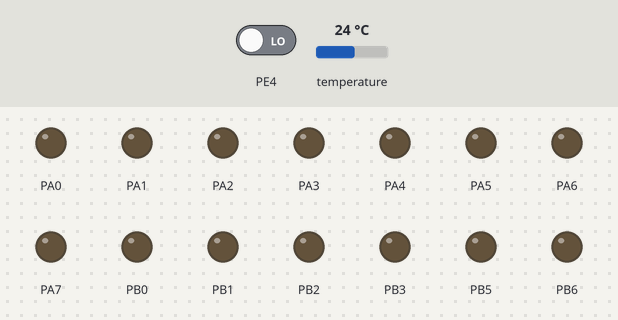
Recording of a program running on a simulated ATmega2560, built with avr-gcc and emulated at 16 MHz. Parts: output pins drawn as LEDs (lit = HIGH). Wiring (inferred from the names in the program): LM75 temperature sensor at I2C address 0x48. The test bench sets the inputs (shaded band); at power-on: temperature 24 °C, PE4 LOW.

Above: at 1.2 s.
1.3 s: temperature set to 24.8 °C
At 3.2 s:
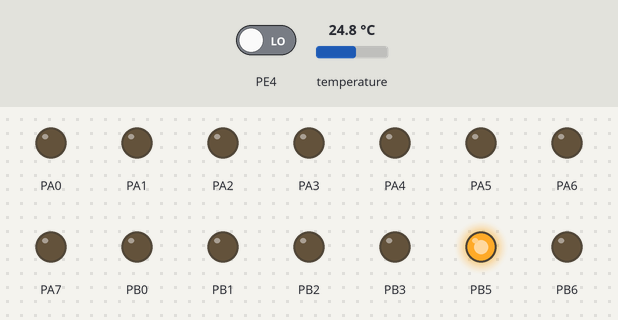
3.5 s: PE4 driven HIGH
At 4.5 s:
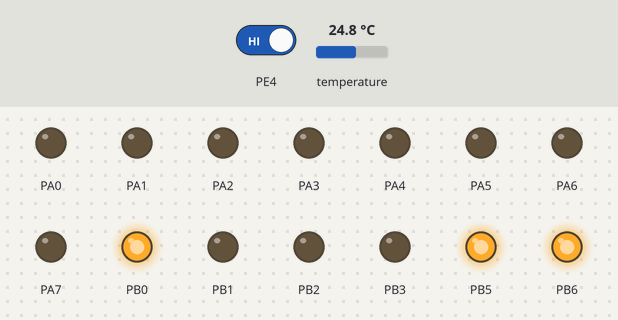
5.0 s: temperature set to 24.1 °C
6.5 s: temperature set to 23.3 °C
At 8.4 s:
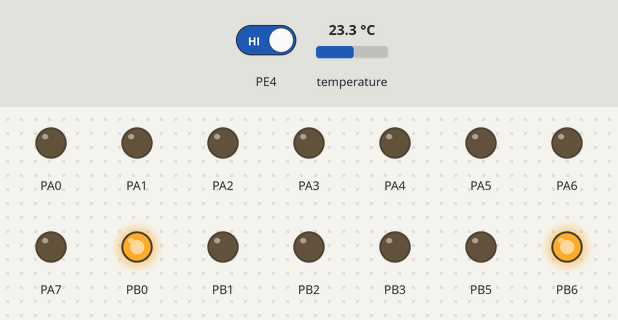
Timing chart, 0 to 9.9 s (numbered marks = the images above; inputs shaded):
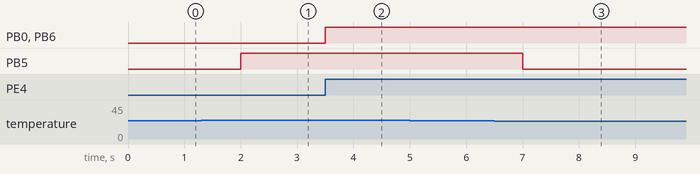

Measured:
- the behaviour switches between 24.2 and 24.3 °C on temperature (found by bisection; images 0 and 1)
- the behaviour switches between 23.8 and 23.7 °C on temperature (found by bisection; images 2 and 3)
- after the input at 1.3 s, PB5: LOW → HIGH after 0.70 s
- after the input at 3.5 s, PB0, PB6: LOW → HIGH at once
- after the input at 5.0 s, every drawn part: stays the same
- after the input at 6.5 s, PB5: HIGH → LOW after 0.50 s

The program:

main.cpp
```cpp
/*
 * X10Controller.cpp
 *
 * Created: 11/1/2023 10:37:57 AM
 * Author : esben
 */

#define F_CPU 16000000
#include <avr/io.h>
#include <avr/interrupt.h>
#include <util/delay.h>
#include "SystemController.h"

uint8_t Transmitter::m_CodeIndex;
uint8_t Transmitter::m_SendCode[10];
bool Transmitter::m_ZeroCrossFlag;
SystemController systemcontroller(9600);

ISR(INT4_vect);
ISR(USART0_RX_vect);

int main()
{
	bool tempHandle = false;
	float hysterese = 0.5f;
	sei();


	while (1)
	{
		systemcontroller.loadTemp();

		if(systemcontroller.getTemp() >= systemcontroller.getTempThreshold() + hysterese && !tempHandle)
		{
			tempHandle = true;
			systemcontroller.getTransmitter()->sendCode(1);
			systemcontroller.getTransmitter()->setZeroCrossFlag();
			turnOnLED(5);
		}

		else if (systemcontroller.getTemp() <= systemcontroller.getTempThreshold() - hysterese && tempHandle)
		{
			tempHandle = false;
			systemcontroller.getTransmitter()->sendCode(0);
			systemcontroller.getTransmitter()->setZeroCrossFlag();
			turnOffLED(5);
		}

		_delay_ms(1000);


		// --- TEST CODE ----
		// ------------------
		//tempHandle = true;
		//systemcontroller.GetTransmitter().SendCode(1);
		//systemcontroller.GetTransmitter().SetZeroCrossFlag();
		//turnOnLED(5);
		//_delay_ms(1500);
		//tempHandle = false;
		//systemcontroller.GetTransmitter().SendCode(0);
		//systemcontroller.GetTransmitter().SetZeroCrossFlag();
		//turnOffLED(5);
		//_delay_ms(1500);

	}
}

ISR(INT4_vect)
{
	toggleLED(6);

	if (systemcontroller.getTransmitter()->readyToRecieve())
	{
		systemcontroller.getTransmitter()->disableZeroCrossFlag();
		systemcontroller.getTransmitter()->zeroCrossInterrupt();
	}
}

ISR(USART0_RX_vect)
{
	char c = readChar();

	systemcontroller.handleInput(c);
}
```

SystemController.cpp
```cpp
/*
 * SystemController.cpp
 *
 * Created: 11/1/2023 12:15:30 PM
 *  Author: esben
 */

#include "SystemController.h"

void SystemController::readString(uint8_t maxLength)
{
	/*
	Læser en modtaget string via UART til bufferen
	*/
	clearBuffer();

	while (!charReady()){}

	uint8_t i = 0;

	while (i < maxLength - 1)
	{
		char receivedChar = readChar();

		if (receivedChar == '\n' || receivedChar == '\r')
		{
			break;  // Går ud af loopet hvis der er modtaget newline eller return char
		}
		m_Buffer[i] = receivedChar;
		i++;
	}

	m_Buffer[i] = '\0'; // Afslutter med null-termination char

}

void SystemController::clearBuffer()
{
	/*
	Denne funktion clearer bufferen til ene af nulls
	*/
	 for (uint8_t i = 0; i < 10; i++)
	 {
		 m_Buffer[i] = '\0';
	 }
}

float SystemController::convertBufferToFloat()
{
	/*
	Konverterer dataen i bufferen til en float
	*/
	return atof(m_Buffer);
}

void SystemController::loadTemp()
{
	/*
	Læser temperaturen fra LM75 sensoren til m_Temperature
	*/
	m_Temperature = LM75_temperature(0) / 2.0f;
}

void SystemController::sendTemp()
{
	/*
	Sender den nuværende temperatur til UserInterfacet
	*/
	loadFloatToBuffer(m_Temperature);

	sendString(m_Buffer);
}

void SystemController::sendTempThreshold()
{
	/*
	Sender den nuværende terskelværdi på temperaturen til UserInterfacet
	*/
	loadFloatToBuffer(m_TempThreshold);

	sendString(m_Buffer);
}

void SystemController::sendError()
{
	/*
	Sender en fejlbesked
	*/
	sendString("LOCKED!!!!");
}

void SystemController::loadFloatToBuffer(float f)
{
	/*
	Læser en float in i bufferen som en string/const char*
	*/
	clearBuffer();

	int intPart = (int)f;
	int decimalPart = (int)((f - intPart) * 10);

	snprintf(m_Buffer,sizeof(m_Buffer),"%d.%d",intPart,decimalPart);
}

bool SystemController::codeLockCorrect()
{
	/*
	Tjekker om der er logisk HIGH på den pin
	der tjekker om kodelåsen er låst op.
	*/
	if (PINA & (1 << PINA0) == 1)
		return true;
	return false;
}

void SystemController::handleInput(char c)
{
	/*
	Håndterer den modtagne kommando fra UserInterfacet.
	Tjekker desuden om kodelåsen er indstillet korrekt, og
	sender en fejlmeddelelse hvis dette er tilfældet.
	*/

	if(codeLockCorrect())
	{
		switch (c)
		{
			case '1':
				loadTemp();
				//toggleLED(0); // Til debugging
				sendTemp();
				break;
			case '2':
				//toggleLED(1); // Til debugging
				readString(10);
				m_TempThreshold = convertBufferToFloat();
				sendTempThreshold();
				break;
			case '3':
				//toggleLED(2); // Til debugging
				sendTempThreshold();
				break;
			default:
				break;
		}
	}
	else
	{
		sendError();
	}
}
```

SystemController.h
```cpp
/*
 * SystemController.cpp
 *
 * Created: 11/1/2023 10:59:13 AM
 *  Author: esben
 */

#ifndef X10CONTROLLER
#define X10CONTROLLER

#include <string.h>
#include <stdio.h>
#include <stdlib.h>
#include <avr/io.h>
#include <avr/interrupt.h>

#include "uart.h"
#include "led.h"
#include "switch.h"
#include "lm751.h"
#include "Transmitter.h"

class SystemController
{
public:
	SystemController(int baud, int databit = 8, int rx_int = 1)
	{
		LM75_init(); // init temperatursensor på Arduino Shield
		initSwitchPort(); // Switch port til test
		initLEDport(); // LED'er til debugging

		DDRA = 0xFF;

		initUART(baud, databit, rx_int); // Initialize UART: Baud = 9600, 8 data bits

		m_Temperature = LM75_temperature(0) / 2.0f;
		m_TempThreshold = 24.0f;

		m_Transmitter = Transmitter();
		m_Transmitter.setup();
	}

	void handleInput(char c);

	void readString(uint8_t maxLength);

	void loadTemp();
	float getTemp() const { return m_Temperature; }
	float getTempThreshold() const { return m_TempThreshold; }
	void sendTemp();
	void sendTempThreshold();
	void sendError();
	bool codeLockCorrect();

	char* getBuffer() { return m_Buffer; }
	float convertBufferToFloat();
	void loadFloatToBuffer(float f);
	void clearBuffer();

	Transmitter* getTransmitter() { return &m_Transmitter; }
private:
	float m_Temperature;
	float m_TempThreshold;

	char m_Buffer[10];

	Transmitter m_Transmitter;
};

#endif
```

Transmitter.cpp
```cpp
/*
 * Transmitter.cpp
 *
 * Created: 15-11-2023 14:05:07
 *  Author: linev
 */

#include "Transmitter.h"


void Transmitter::setup()
 {
	 /*
	 Denne funktion instiller alle de nødvændige porte Transmitteren skal bruge.
	 Initierer desuden startkoden til de rigtige værdier.
	 */

	DDRE = 0; // Port E til inputs til zero cross detection.

	// Pin4 på Port H til burst output. Tændes først i GenerateBurst funktionen.
	PORTH |= (1<<PINH4);

	// Disable external interrupt lige for nu
	EIMSK = 0;
	EICRA = 0b00000000;
	EICRB = 0b00000011; // INT4/ZeroCross trigger på rising edge

	EIMSK = 0b00010000; // Tænd for INT4

	m_CodeIndex = 0;

	m_ZeroCrossFlag = false;

	m_SendCode[0] = 1;
	m_SendCode[1] = 0;
	m_SendCode[2] = 1;
	m_SendCode[3] = 0;
	m_SendCode[4] = 1;
	m_SendCode[5] = 0;
	m_SendCode[6] = 0;
	m_SendCode[7] = 1;
	m_SendCode[8] = 0;
	m_SendCode[9] = 0;
}

void Transmitter::zeroCrossInterrupt()
{
	/*
	Denne funktion bliver kaldt på et ZeroCross interrupt på INT4.
	*/

	if(m_SendCode[m_CodeIndex])
	{
		 generateBurst();
	}
	toggleLED((m_CodeIndex/2) % 5);
	m_CodeIndex++;
	m_ZeroCrossFlag = true;

	if (m_CodeIndex >= 10)
	{
		if (m_SendCode[8])
			turnOnLED(7);
		else
			turnOffLED(7);

		m_ZeroCrossFlag = false; // Disable zerocross interrupt flag
		m_CodeIndex = 0;
	}
}


void Transmitter::generateBurst() const
{
	/*
	Genererer et squarewave signal på 120kHz på Port H Pin4.
	*/

	DDRH = 0xFF; //Port H til timer 4 output
	OCR4A = 65;
	// Init af timer 4
	TCCR4A = 0b00010000;
	TCCR4B = 0b00001001;
	timerDelay(1); // 1ms standard i x10 protokollen
	TCCR4B = 0b00001000;

	DDRH = 0; // Sluk for port H
}

void Transmitter::setZeroCrossFlag()
{
	m_ZeroCrossFlag = true;
}

void Transmitter::disableZeroCrossFlag()
{
	m_ZeroCrossFlag = false;
}


void Transmitter::sendCode(uint8_t command)
{
	/*
	Indstiller de sidste to bit m_SendCode til de rigtige værdier, afhængigt af input.
	*/
	if (command)
	{
		// Indstil m_SendCode til at åbne vinduet
		m_SendCode[8] = 1;
		m_SendCode[9] = 0;
	}
	else
	{
		// Indstil m_SendCode til at lukke vinduet
		m_SendCode[8] = 0;
		m_SendCode[9] = 1;
	}
}

void Transmitter::timerDelay(float ms) const
{
	/*
	Delay funktion der tager et antal millisekunder som input, og
	genererer et delay af den længde på en Mega2560 timer.
	*/

	ms = ms > 32.0f ? 32.0f : ms; // 32ms er maks for timeren
	ms /= 1000.0f;
	TCNT5 = (int)(65536.0f - ms*16000000.0f/8.0f); // load rigtigt tal i timeren

	// init timer med 8 prescaler og start den
	TCCR5A = 0b00000000;
	TCCR5B = 0b00000010;

	while ((TIFR5 & (1<<0)) == 0) { /* bliv her indtil timeren er nul */ }

	TCCR5B = 0; // stop counteren
	TIFR5 = 1; // nulstil overflow flag
}
```

Transmitter.h
```cpp
/*
 * Transmitter.h
 *
 * Created: 15-11-2023 14:05:31
 *  Author: linev
 */

#ifndef X10TRANSMITTER
#define X10TRANSMITTER

#define F_CPU 16000000
#include <string.h>
#include <stdio.h>
#include <stdlib.h>
#include <avr/io.h>
#include <avr/interrupt.h>
#include <util/delay.h>
#include "led.h"
#include "uart.h"

class Transmitter
{
public:
	Transmitter(){}

	void setup();
	void sendCode(uint8_t);
	void generateBurst() const;
	void zeroCrossInterrupt();
	void setZeroCrossFlag();
	void disableZeroCrossFlag();
	bool readyToRecieve() const { return m_ZeroCrossFlag; }

	void timerDelay(float ms) const;

private:
	static uint8_t m_CodeIndex;
	static uint8_t m_SendCode[10];

	static bool m_ZeroCrossFlag;
};

#endif
```

i2c.cpp
```cpp
/************************************************
* "I2C.c":                                      *
* Implementation file for Mega2560 I2C driver.  *
* Also compatible with Mega16/Mega32.           *
*                                               *
* Henning Hargaard, 13/11 2015                  *
*************************************************/
#include <avr/io.h>

void i2c_init()
{
  // TWI prescaler = 1 (same as default)
  TWSR = 0;
  // LM75 clock has be to be lower than 400 kHz (according to LM75 data sheet)
  // We choose 2-wire clock ~ 216 kHz (when fCPU = 16 MHz)
  // The TWBR must be at least 10 in master mode (AVR data book)
  // SCL frequency = fCPU / (16 + 2*TWBR*1), when prescaler = 1
  TWBR = 29;
}

void i2c_start()
{
  TWCR = (1<<TWINT) | (1<<TWSTA) | (1<<TWEN);
  while ((TWCR & (1<<TWINT)) == 0)
  {}
}

void i2c_write(unsigned char data)
{
  TWDR = data;
  TWCR = (1<<TWINT) | (1<<TWEN);
  while ((TWCR & (1<<TWINT)) == 0)
  {}
}

unsigned char i2c_read (unsigned char isLast)
{
  // If this is not the last byte to read
  if (isLast == 0)
    TWCR = (1<<TWINT) | (1<<TWEN) | (1<<TWEA);
  // If this is the last byte to read
  else
    TWCR = (1<<TWINT) | (1<<TWEN);
  while ((TWCR & (1<<TWINT)) == 0)
  {}
  return TWDR;
}

void i2c_stop()
{
  TWCR = (1<<TWINT) | (1<<TWEN) | (1<<TWSTO);
}
```

i2c.h
```cpp
/****************************************
* "I2C.h":                              *
* Header file for Mega2560 I2C driver.  *
* Also compatible with Mega16/Mega32.   *
*                                       *
* Henning Hargaard, 13/11 2015          *
*****************************************/
void i2c_init();
void i2c_start();
void i2c_write(unsigned char data);
unsigned char i2c_read (unsigned char isLast);
void i2c_stop();
/****************************************/
```

led.cpp
```cpp
/*************************************************
* "LED.C"                                        *
* Implementation file for "Mega2560 LED driver"  *
* Henning Hargaard, 22/9 2015                    *
**************************************************/
#include <avr/io.h>
#define MAX_LED_NR 7

void initLEDport()
{
	// portb til udgang
	DDRB = 0xFF;
	// sluk alle led'er
	PORTB = 0;
}

void writeAllLEDs(unsigned char pattern)
{
  // Hent parameteren og skriv til lysdioderne
  PORTB = pattern;
}

void turnOnLED(unsigned char led_nr)
{
	// Lokal variabel
	unsigned char mask;
	// Vi skal kun lave noget, hvis led_nr < 8
	if (led_nr <= MAX_LED_NR)
	{
		// Dan maske på basis af parameteren (led_nr)
		mask = 0b00000001 << led_nr;
		// Tænd den aktuelle lysdiode (de andre ændres ikke)
		PORTB = PINB | mask;
	}
}

void turnOffLED(unsigned char led_nr)
{
	unsigned char mask;
	if (led_nr <= MAX_LED_NR)
	{
		// Dan inverteret maske med et 0 det sted hvor LED'en der skal slukkes er
		mask = ~(0b00000001 << led_nr);
		// Nulstil LED'en med en AND - de andre LED'er ændres ikke
		PORTB = PINB & mask;
	}
}

void toggleLED(unsigned char led_nr)
{
	unsigned char mask;
	if (led_nr <= MAX_LED_NR)
	{
		// Dan maske med et 1'tal der hvor LED'en skal toggles
		mask = 0b00000001 << led_nr;
		// Toggle LED'en med en EOR
		PORTB = PINB ^ mask;
	}
}
```

led.h
```cpp
/******************************************
* "LED.H"                                 *
* Header file for "Mega2560 LED driver"   *
* Henning Hargaard, 25/10 2016            *
*******************************************/
void initLEDport();
void writeAllLEDs(unsigned char pattern);
void turnOnLED(unsigned char led_nr);
void turnOffLED(unsigned char led_nr);
void toggleLED(unsigned char led_nr);
/******************************************/
```

lm751.cpp
```cpp
/****************************************
* "LM75.c":                             *
* Implementation file for LM75 driver.  *
* LM75 is an I2C temperature sensor.    *
* Temperature is returned in HALFs of   *
* centigrades.                          *
*                                       *
* Henning Hargaard, 13/11 2015          *
*****************************************/
#include "i2c.h"
// Constants
#define LM75_BASE_ADDRESS 0b01001000
#define READ_MASK         0b00000001

void LM75_init()
{
  i2c_init();
}

// Reads the temperature register from specified sensor
// SensorAddress is between 0 and 7
int LM75_temperature(unsigned char SensorAddress)
{
  int temperature;

  i2c_start();
  i2c_write(((LM75_BASE_ADDRESS + SensorAddress)<<1) | READ_MASK);
  // Read temperature high byte and ACK
  temperature = i2c_read(0);
  // Shift data to high byte
  temperature = temperature << 8 ;
  // Read temperature low byte and NACK
  // Merge to temperature variable
  temperature = temperature + i2c_read(1);
  i2c_stop();
  // Return right adjusted data (see LM75 data sheet)
  return (temperature>>7);
}
```

lm751.h
```cpp
/****************************************
* "LM75.h":                             *
* Header file for LM75 driver.          *
* LM75 is an I2C temperature sensor.    *
* Temperature is returned in HALFs of   *
* centigrades.                          *
*                                       *
* Henning Hargaard, 13/11 2015          *
*****************************************/
void LM75_init();
int LM75_temperature(unsigned char SensorAddress);
/****************************************/
```

mma8652.cpp
```cpp
/*
 * mma8652.c
 *
 * Created: 30-04-2015 11:34:31
 *  Author: hh
 */

#include <avr/io.h>
#include "i2c.h"

#define MMA8652_BASE_ADDRESS 0x1D
#define READ_MASK 0b00000001
#define X_MSB_ADR 0x01
#define Y_MSB_ADR 0x03
#define Z_MSB_ADR 0x05
#define CONTROL1_ADR 0x2A
#define CONTROL2_ADR 0x2B

void initAcc()
{
	// Initialize i2c hardware
	i2c_init();
	i2c_start();
	// Device write
	i2c_write(((MMA8652_BASE_ADDRESS)<<1));
	// Write first register address
	i2c_write(CONTROL1_ADR);
	// Set ACTIVE bit
	i2c_write(0b00000001);
	i2c_stop();
}

int AccX()
{
  int x;

    i2c_start();
	// Device write
	i2c_write(((MMA8652_BASE_ADDRESS)<<1));
	// Write first register address
	i2c_write(X_MSB_ADR);
	// Repeated start
	i2c_start();
	// Device read
	i2c_write(((MMA8652_BASE_ADDRESS)<<1) | READ_MASK);
	// Read X high byte and ACK
	x = i2c_read(0);
	// Shift data to high byte
	x = x << 8 ;
	// Read X low byte and NACK
	// Merge to x variable
	x = x + i2c_read(1);
	i2c_stop();
	// Return right adjusted data (see MMA8652 data sheet)
	return (x>>4);
}

int AccY()
{
	int x;

	i2c_start();
	// Device write
	i2c_write(((MMA8652_BASE_ADDRESS)<<1));
	// Write first register address
	i2c_write(Y_MSB_ADR);
	// Repeated start
	i2c_start();
	// Device read
	i2c_write(((MMA8652_BASE_ADDRESS)<<1) | READ_MASK);
	// Read X high byte and ACK
	x = i2c_read(0);
	// Shift data to high byte
	x = x << 8 ;
	// Read X low byte and NACK
	// Merge to x variable
	x = x + i2c_read(1);
	i2c_stop();
	// Return right adjusted data (see MMA8652 data sheet)
	return (x>>4);
}

int AccZ()
{
	int x;

	i2c_start();
	// Device write
	i2c_write(((MMA8652_BASE_ADDRESS)<<1));
	// Write first register address
	i2c_write(Z_MSB_ADR);
	// Repeated start
	i2c_start();
	// Device read
	i2c_write(((MMA8652_BASE_ADDRESS)<<1) | READ_MASK);
	// Read X high byte and ACK
	x = i2c_read(0);
	// Shift data to high byte
	x = x << 8 ;
	// Read X low byte and NACK
	// Merge to x variable
	x = x + i2c_read(1);
	i2c_stop();
	// Return right adjusted data (see MMA8652 data sheet)
	return (x>>4);
}
```

switch.cpp
```cpp
/**********************************************************
* "Switch.c"                                              *
* Implementation for "Mega2560 I/O Shield" SWITCH driver. *
* Henning Hargaard, 23/9 2015                             *
***********************************************************/
#include <avr/io.h>
#define MAX_SWITCH_NR 7

// Klargør switch-porten
void initSwitchPort()
{
	DDRA = 0;
}

// Læser alle switches samtidigt
unsigned char switchStatus()
{
	return ~PINA;
}

// Returnerer TRUE, hvis switchen med nummeret
// "switch_nr" er aktiveret - ellers returneres FALSE
unsigned char switchOn(unsigned char switch_nr)
{
	if ((PINA & (0b00000001 << switch_nr)) == 0 && switch_nr <= MAX_SWITCH_NR)
	{
		return 1;
	}
	return 0;
} 
```

switch.h
```cpp
/**********************************************************
* "Switch.h"                                              *
* Header file for "Mega2560 I/O Shield" SWITCH driver.    *
* Henning Hargaard, 23/9 2015                             *
***********************************************************/
void initSwitchPort();
unsigned char switchStatus();
unsigned char switchOn(unsigned char switch_nr);
/**********************************************************/
```

uart.h
```cpp
/*
 * uart.h
 *
 * Created: 4/25/2023 8:32:33 AM
 *  Author: esben
 */

#include <avr/io.h>
#include <stdlib.h>
#include <stdio.h>

void initUART(unsigned long baudRate, unsigned char databit, unsigned char rx_int);
unsigned char charReady();
char readChar();
void sendChar(char c);
void sendString(char* str);
void sendInt(int n);
```

Source omitted: uart.cpp (1326 bytes)
